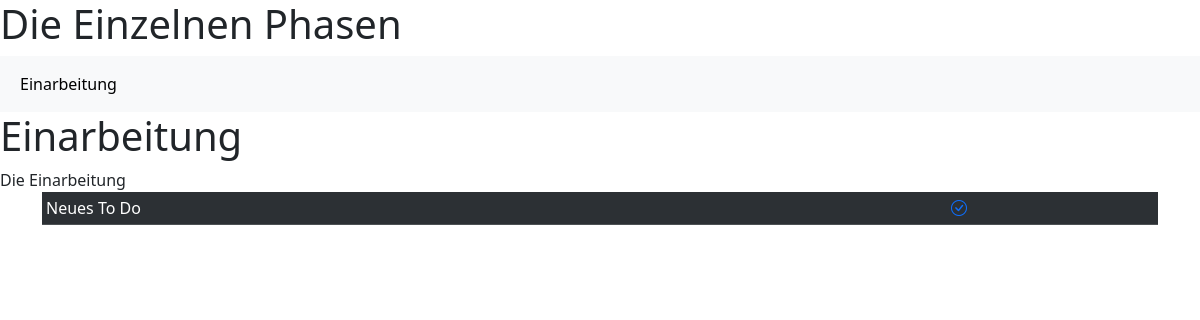
The page /phase-planner/phases/1 on the database as committed earlier.
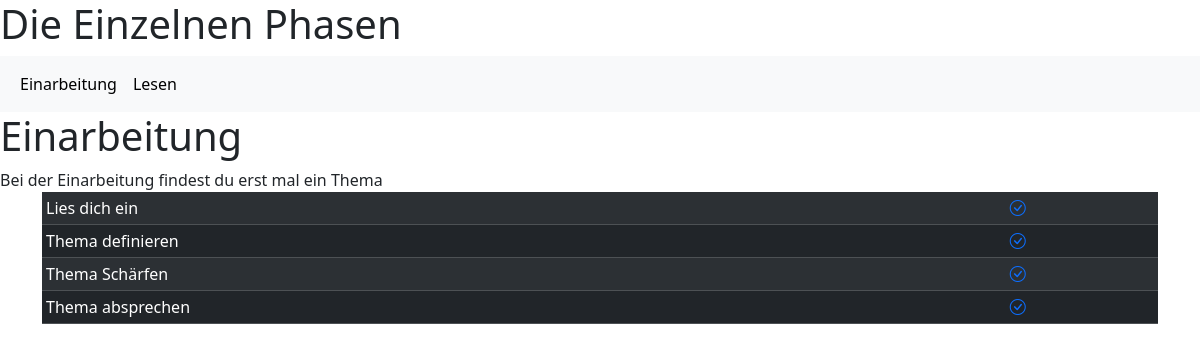
The same page on the database as committed later.
### phase_planner/models.py (models this page shows, shortened)
class Phase(models.Model):
    phase_name = models.CharField(max_length=400)
    phase_description = models.TextField(null=True, blank=True)
    phase_further_reading = models.TextField(null=True, blank=True)
    def __str__(self):
        return self.phase_name

class To_Do(models.Model):
    to_do_name = models.CharField(max_length=400)
    to_do_description = models.TextField()
    to_do_is_done = models.BooleanField(default=False)
    to_do_phase = models.ForeignKey(
        Phase, on_delete=models.CASCADE)
    to_do_project = models.ForeignKey(
        Project, on_delete=models.CASCADE)

### phase_planner/views.py (the view)
# urls.py: path("phases/<int:pk>", PhaseDetailView.as_view(), name="phase-detail"),
class PhaseDetailView(DetailView):
    model = Phase
    def get_context_data(self, **kwargs):
        context = super().get_context_data(**kwargs)
        context['object_list'] = Phase.objects.all()
        return context

### phase_planner/templates/phase_planner/phase_detail.html
{% extends "phase_list.html" %}
{% block content %}
<h1>{{ phase.phase_name }}</h1>
{{ phase.phase_description }}
<div class="container-md">
    <table class="table table-dark table-striped table-sm">
        {% for to_do in phase.to_do_set.all %}
        <tr {% if to_do.to_do_is_done %}style="text-decoration: line-through;" {% endif %}>
            <td>{{to_do.to_do_name}}</td>
            <td>
                {% if to_do.to_do_is_done%}
                <a href="{% url 'uncross' to_do.id %}"><i class="bi bi-check-circle-fill"></i></a>
                {%else%}
                <a href="{% url 'cross_off' to_do.id %}"><i class="bi bi-check-circle"></i></a>
                {% endif %}
            </td>
        </tr>
        {% endfor %}
    </table>
</div>
{% endblock %}

### phase_planner/templates/phase_list.html (shortened to what this page needs)
<!DOCTYPE html>
<html lang="en">
<head>
    <link href="https://cdn.jsdelivr.net/npm/bootstrap@5.3.1/dist/css/bootstrap.min.css" rel="stylesheet">
    <link rel="stylesheet" href="https://cdn.jsdelivr.net/npm/bootstrap-icons@1.10.5/font/bootstrap-icons.css">
</head>
<body>
    <h1>Die Einzelnen Phasen</h1>
    <nav class="navbar navbar-expand-lg bg-body-tertiary">
        <div class="container-fluid">
          <div class="collapse navbar-collapse" id="navbarNav">
            <ul class="navbar-nav">
                {% for phase in object_list %}
                    <li class="nav-item">
                        <a class="nav-link active" aria-current="page" href="{% url 'phase-detail' pk=phase.pk %}">{{ phase }}</a>
                    </li>
                {% endfor %}
            </ul>
          </div>
        </div>
      </nav>
      {% block content %}
      {% endblock %}
</body>
</html>

Rows that differ between the two databases and show on the page:
removed To_Do: to_do_name "Neues To Do", to_do_is_done False (drawn)
changed Phase "Einarbeitung": phase_description "Die Einarbeitung" → "Bei der Einarbeitung findest du erst mal ein Thema"
added Phase: phase_name "Lesen"
added To_Do: to_do_name "Lies dich ein", to_do_is_done False (drawn)
added To_Do: to_do_name "Thema definieren", to_do_is_done False (drawn)
added To_Do: to_do_name "Thema Schärfen", to_do_is_done False (drawn)
added To_Do: to_do_name "Thema absprechen", to_do_is_done False (drawn)
